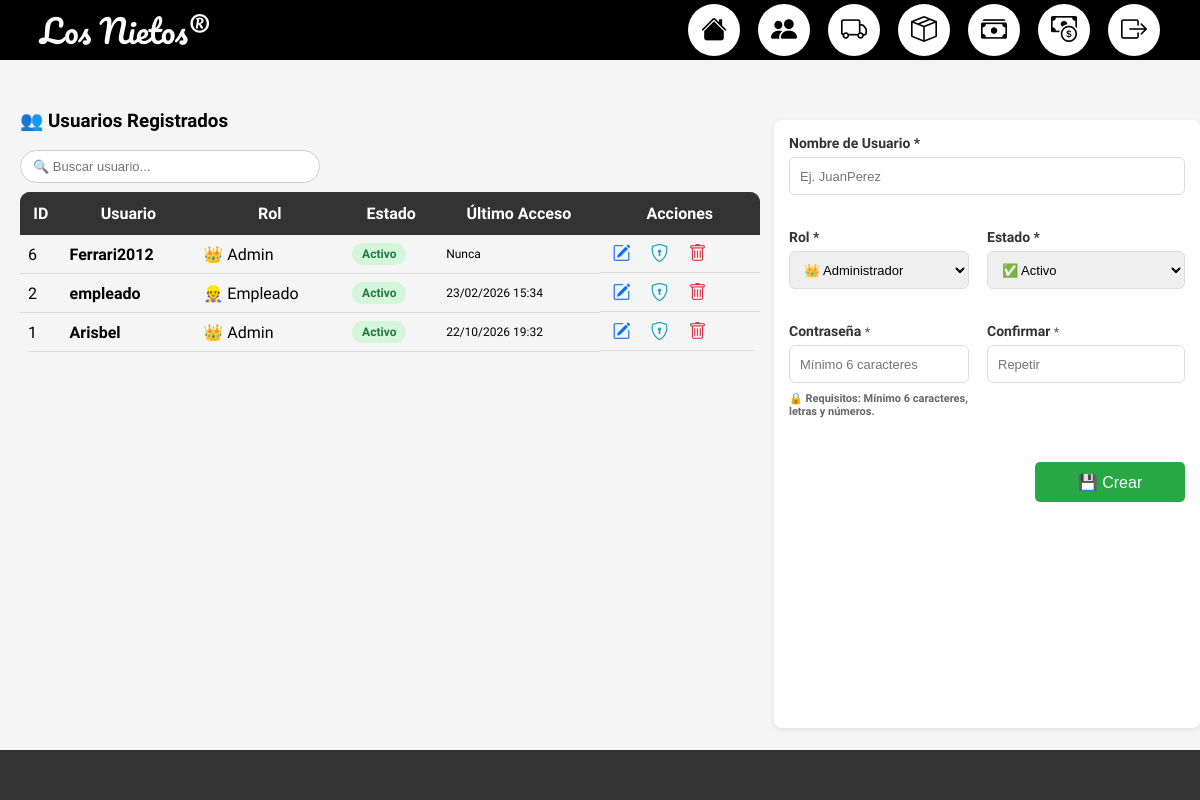
The page /php/login/CRUD-Usuarios.php (signed in) on the database its author committed.
### tables this page shows
CREATE TABLE `usuarios` (
  `id` int NOT NULL,
  `username` varchar(50) NOT NULL,
  `password` varchar(255) NOT NULL,
  `rol` enum('admin','empleado') NOT NULL DEFAULT 'empleado',
  `estado` enum('activo','inactivo') DEFAULT 'activo',
  `ultimo_acceso` datetime DEFAULT NULL,
  `intentos_fallidos` int DEFAULT '0',
  `creado_en` timestamp NOT NULL DEFAULT CURRENT_TIMESTAMP
);

### php/login/CRUD-Usuarios.php (the view, shortened to what this page needs)
<?php
include("../conexion.php");
$user_id = $_SESSION["user_id"] ?? 0;
$usuarios = mysqli_query($conn, "SELECT * FROM usuarios ORDER BY creado_en DESC");
?>
<!DOCTYPE html>
<html lang="es">
<head>
    <link rel="stylesheet" href="../../css/Usuarios-STYLE/t.css">
    <link rel="stylesheet" href="https://cdn.jsdelivr.net/npm/bootstrap-icons@1.11.3/font/bootstrap-icons.min.css">
</head>
<body>
    <div class="barra-superior">
        <div class="logo">Los Nietos&#174;</div>
        <div class="iconos">
            <a href="../login/dashboard_admin.php" class="icon-btn">
                <i class="bi bi-house-fill"></i>
            </a>
            <a href="../login/CRUD-Usuarios.php" class="icon-btn">
                <i class="bi bi-people-fill"></i>
            </a>
            <a href="../proveedores/CRUD-Proveedores.php" class="icon-btn">
                <i class="bi bi-truck"></i>
            </a>
            <a href="../productos/CRUD-Product.php" class="icon-btn">
                <i class="bi bi-box-seam"></i>
            </a>
            <a href="../ventas/CRUD-Ventas.php" class="icon-btn">
                <i class="bi bi-cash-stack"></i>
            </a>
            <a href="../corte/corte_caja.php" class="icon-btn">
                <i class="bi bi-cash-coin"></i>
            </a>
            <a href="logout.php" class="icon-btn">
                <i class="bi bi-box-arrow-right"></i>
            </a>
        </div>
    </div>
    <form class="form-productos" method="POST" autocomplete="off" id="formUsuario" required>
        <div class="form-grid">
            <div class="form-group col-3">
                <label>Nombre de Usuario *</label>
                <input type="text" name="username" id="username" required minlength="3" placeholder="Ej. JuanPerez">
            </div>
            <div class="form-group col-2">
                <label>Rol *</label>
                <select name="rol" id="rol" required>
                    <option value="admin">👑 Administrador</option>
                </select>
            </div>
            <div class="form-group col-1">
                <label>Estado *</label>
                <select name="estado" id="estado" required>
                    <option value="activo">✅ Activo</option>
                </select>
            </div>
            <div class="form-group col-2">
                <label>Contraseña <span id="labelPass" style="font-size:12px; color:#666;">*</span></label>
                <input type="password" name="password" id="password" placeholder="Mínimo 6 caracteres"
                    oninput="validarFortalezaPassword()" autocomplete="off">
                <div style="font-size: 11px; color: #666; margin-top: 5px;">
                    🔒 Requisitos: Mínimo 6 caracteres, letras y números.
                </div>
            </div>
            <div class="form-group col-1">
                <label>Confirmar <span id="labelPassConf" style="font-size:12px; color:#666;">*</span></label>
                <input type="password" name="password_confirm" id="password_confirm" placeholder="Repetir"
                    oninput="validarCoincidenciaPassword()" autocomplete="off">
            </div>
            <div style="grid-column: span 3; display: flex; justify-content: flex-end; gap: 10px; margin-top: 10px;">
                <button type="submit" class="btn-guardar" id="btnGuardar" style="margin:0; width: 150px;">💾
                    Crear</button>
            </div>
        </div>
    </form>
    <div class="contenedor-tabla">
        <h3 style="margin-top:30px; position: fixed;">👥 Usuarios Registrados</h3>
        <div class="buscador-productos" style="margin-top:70px;">
            <input type="text" id="buscador" placeholder="🔍 Buscar usuario..." autocomplete="off">
        </div>
        <div class="tabla-container" style="margin-top:112px;">
            <div class="tabla-productos">
                <table style="width:100%; border-collapse:collapse;">
                    <thead>
                        <tr style="background:#333; color:#fff;">
                            <th style="padding:12px 8px;">ID</th>
                            <th style="padding:12px 8px;">Usuario</th>
                            <th style="padding:12px 8px;">Rol</th>
                            <th style="padding:12px 8px;">Estado</th>
                            <th style="padding:12px 8px;">Último Acceso</th>
                            <th style="padding:12px 8px;">Acciones</th>
                        </tr>
                    </thead>
                    <tbody>
                        <?php while ($user = mysqli_fetch_assoc($usuarios)): ?>
                            <tr>
                                <td style="padding:8px; border-bottom:1px solid #ddd;"><?= $user['id'] ?></td>
                                <td style="padding:8px; border-bottom:1px solid #ddd; font-weight:bold;">
                                    <?= htmlspecialchars($user['username']) ?>
                                </td>
                                <td style="padding:8px; border-bottom:1px solid #ddd;">
                                    <?= $user['rol'] === 'admin' ? '👑 Admin' : '👷 Empleado' ?>
                                </td>
                                <td style="padding:8px; border-bottom:1px solid #ddd;">
                                    <span class="estado estado-<?= $user['estado']; ?>">
                                        <?= $user['estado'] === 'activo' ? 'Activo' : 'Inactivo' ?>
                                    </span>
                                </td>
                                <td style="padding:8px; border-bottom:1px solid #ddd; font-size:12px;">
                                    <?= $user['ultimo_acceso'] ? date('d/m/Y H:i', strtotime($user['ultimo_acceso'])) : 'Nunca' ?>
                                </td>
                                <td class="acciones" style="padding:8px; border-bottom:1px solid #ddd; text-align:center;">
                                    <i class="bi bi-pencil-square btn-editar" data-id="<?= $user['id'] ?>"
                                        data-username="<?= htmlspecialchars($user['username']) ?>"
                                        data-rol="<?= $user['rol'] ?>" data-estado="<?= $user['estado'] ?>"
                                        title="Editar Usuario"
                                        style="font-size:18px; margin:0 5px; cursor:pointer; color:#0d6efd; transition:0.2s;">
                                    </i>
                                    <i class="bi bi-shield-lock btn-toggle" onclick="toggleEstado('<?= $user['id'] ?>')"
                                        title="<?= $user['estado'] === 'activo' ? 'Inactivar' : 'Activar' ?>"
                                        style="font-size:18px; margin:0 5px; cursor:pointer; color:#17a2b8; transition:0.2s;">
                                    </i>
                                    <?php if ($user['id'] !== $user_id): ?>
                                        <i class="bi bi-trash btn-eliminar"
                                            onclick="eliminarUsuario('<?= $user['id'] ?>', '<?= htmlspecialchars($user['username']) ?>')"
                                            title="Eliminar Usuario"
                                            style="font-size:18px; margin:0 5px; cursor:pointer; color:#dc3545; transition:0.2s;">
                                        </i>
                                    <?php else: ?>
                                        <i class="bi bi-slash-circle" title="No puedes eliminarte"
                                            style="font-size:18px; margin:0 5px; color:#ccc;"></i>
                                    <?php endif; ?>
                                </td>
                            </tr>
                        <?php endwhile; ?>
                    </tbody>
                </table>
            </div>
        </div>
    </div>
    <div class="barra-inferior"></div>
</body>
</html>

### css/Usuarios-STYLE/t.css (style rules this page uses)
* { margin: 0; padding: 0; box-sizing: border-box; }
body { background: #f5f5f5; font-family: 'Kalam', cursive; }
.barra-superior { width: 100%; height: 60px; background: #000; color: white; display: flex; align-items: center; justify-content: space-between; padding: 0 40px; overflow: visible; position: relative; z-index: 1000; }
.logo { font-family: 'Pacifico', cursive; font-size: 32px; color: white; }
.iconos { display: flex; align-items: center; gap: 18px; }
.icon-btn { display: flex; justify-content: center; align-items: center; width: 52px; height: 52px; background: white; border-radius: 50%; box-shadow: 0 0 6px rgba(0, 0, 0, 0.2); transition: 0.25s ease; }
.icon-btn { background-repeat: no-repeat; background-position: center; background-size: 30px 30px; }
.icon-btn i { font-size: 26px; color: #000; transition: all 0.25s ease; }
.icon-btn { position: relative; }
.barra-inferior { width: 100%; height: 50px; background: #333; position: fixed; bottom: 0; left: 0; }
.form-grid { display: grid; grid-template-columns: repeat(2, 1fr); gap: 20px; margin-bottom: 30px; }
.form-group { display: flex; flex-direction: column; }
.form-group label { margin-bottom: 5px; font-weight: bold; }
.form-group input, .form-group select { padding: 10px; border: 1px solid #ddd; border-radius: 5px; }
.btn-guardar { grid-column: span 2; background: #28a745; color: white; border: none; border-radius: 5px; cursor: pointer; }
.acciones { display: flex; gap: 10px; }
.btn-editar { color: #0d6efd; cursor: pointer; }
.btn-eliminar { color: #dc3545; cursor: pointer; }
.btn-toggle { color: #ffc107; cursor: pointer; }
.estado-activo { color: #28a745; font-weight: bold; }
.form-productos { margin: 60px 0 0 64.5%; position: fixed; background: #fff; padding: 15px; border-radius: 8px; box-shadow: 0 2px 6px rgba(0, 0, 0, 0.08); max-width: 40%; height: 76vh; overflow-y: auto; }
.form-grid { display: grid; grid-template-columns: repeat(3, 1fr); gap: 18px; }
.form-group { display: flex; flex-direction: column; font-size: 14px; font-weight: 600; margin-bottom: 16px; color: #333; }
.form-group label { margin-bottom: 6px; }
.form-group input, .form-group select { padding: 8px 10px; font-size: 13px; border-radius: 6px; border: 1px solid #ddd; min-height: 38px; }
.col-1 { grid-column: span 1; }
.col-2 { grid-column: span 2; }
.col-3 { grid-column: span 3; }
.contenedor-tabla { margin-right: 35%; padding: 20px; height: calc(100vh - 70px); overflow: hidden; }
.buscador-productos { position: fixed; margin: 100px 0; }
#buscador { width: 300px; padding: 8px 12px; border: 1px solid #ccc; border-radius: 20px; font-size: 13px; }
.tabla-container { max-height: calc(85vh - 220px); overflow-y: auto; overflow-x: auto; border-radius: 10px; }
.tabla-productos thead { position: sticky; top: 0; background-color: #333; color: #fff; z-index: 10; }
.tabla-productos th { padding: 12px 8px; white-space: nowrap; }
.tabla-productos td { padding: 8px; border-bottom: 1px solid #ddd; }
.estado { padding: 4px 10px; border-radius: 12px; font-size: 12px; font-weight: bold; display: inline-block; }
.estado-activo { background-color: #d4f7dc; color: #1f7a3f; }
.acciones { text-align: center; white-space: nowrap; }
.btn-guardar { height: 40px; width: 150px; font-size: 16px; }

### rows shown on the page
usuarios: id "6", username "Ferrari2012", rol "👑 Admin", estado "Activo", shows "Nunca"
usuarios: id "2", username "empleado", rol "👷 Empleado", estado "Activo", ultimo_acceso "23/02/2026 15:34"
usuarios: id "1", username "Arisbel", rol "👑 Admin", estado "Activo", ultimo_acceso "22/10/2026 19:32"
